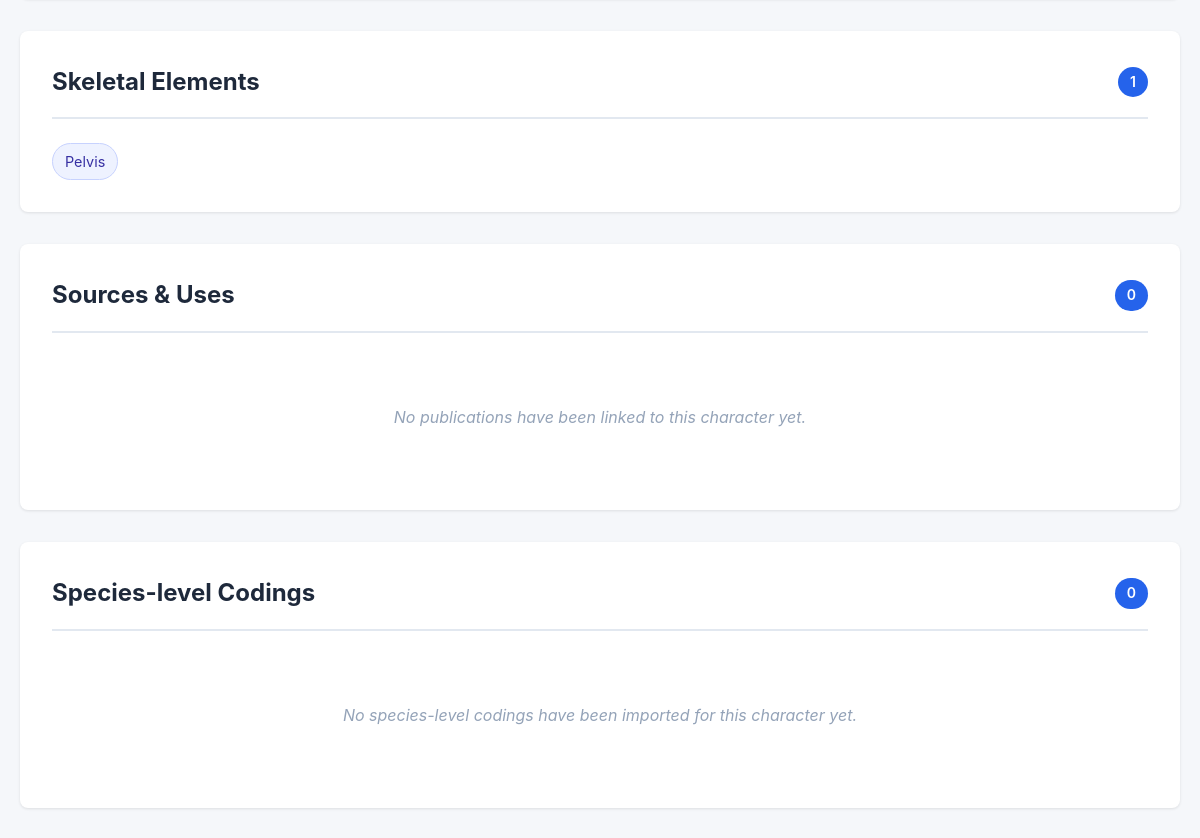
/characters/456/ (middle part), run on an earlier commit of the app's database.
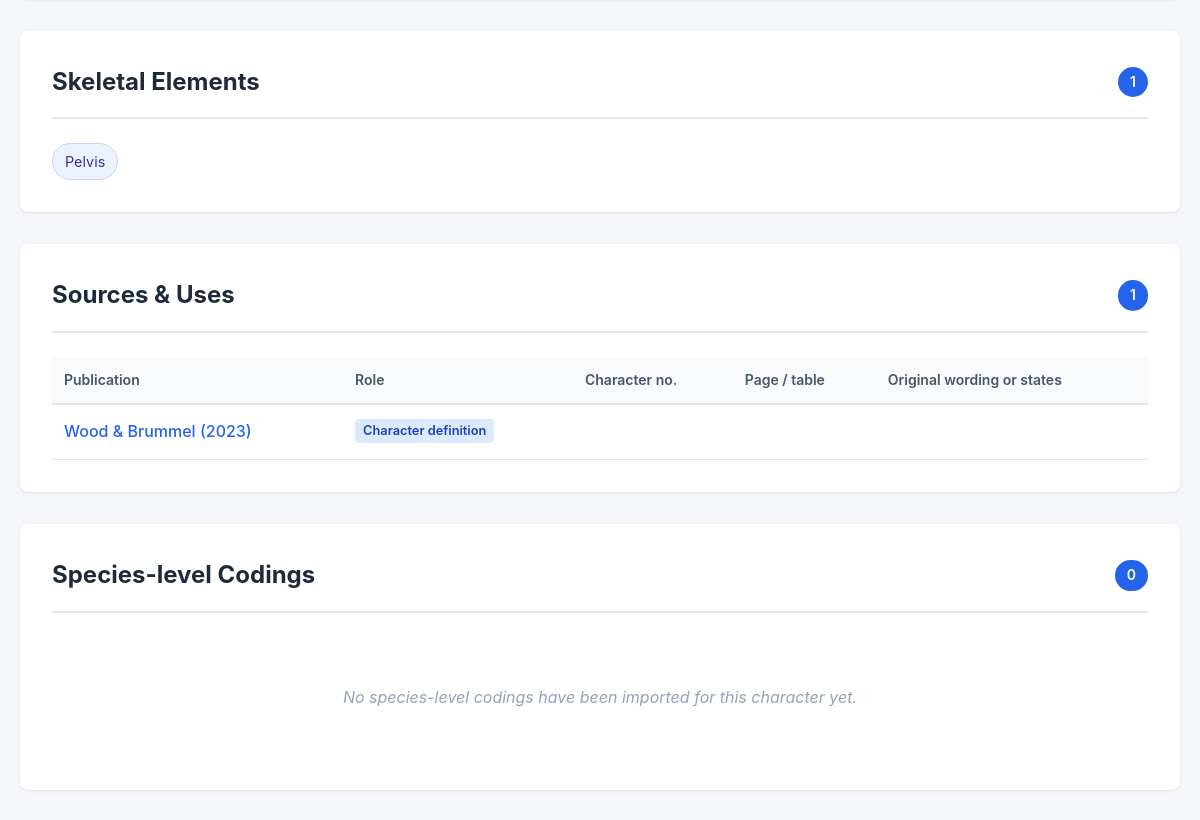
And on a later commit of the database.
### hcdb/models.py (models this page shows, shortened)
class SkeletalElement(models.Model):
    name = models.CharField(max_length=100, unique=True,
                            help_text="Element name (e.g., Temporal, Mandible, Femur)")
    anatomical_region = models.CharField(max_length=100, null=True, blank=True, choices=REGIONAL_CHOICES,
                                         help_text="Default region; leave blank if characters on this element span regions")
    uberon_ID = models.CharField(max_length=100, null=True, blank=True,
                                 help_text="UBERON ID for the element itself, not the character-level structure")
    description = models.TextField(null=True, blank=True)
    notes = models.TextField(null=True, blank=True)
    created_at = models.DateTimeField(auto_now_add=True)
    updated_at = models.DateTimeField(auto_now=True)
    class Meta:
        ordering = ['name']
        verbose_name = 'Skeletal Element'
        verbose_name_plural = 'Skeletal Elements'

class Publication(models.Model):
    citation_key = models.CharField(max_length=50, unique=True,
                                    help_text="Short unique key, e.g. Strait1997, Dembo2015")
    authors = models.CharField(max_length=500, help_text="Author list, e.g. 'Strait, D.S., Grine, F.E., Moniz, M.A.'")
    year = models.IntegerField(null=True, blank=True)
    title = models.TextField(null=True, blank=True)
    journal = models.CharField(max_length=200, null=True, blank=True, help_text="Journal or book/volume title")
    volume = models.CharField(max_length=20, null=True, blank=True)
    issue = models.CharField(max_length=20, null=True, blank=True)
    pages = models.CharField(max_length=30, null=True, blank=True)
    doi = models.CharField(max_length=100, null=True, blank=True, verbose_name='DOI')
    url = models.URLField(null=True, blank=True, verbose_name='URL')
    notes = models.TextField(null=True, blank=True)
    created_at = models.DateTimeField(auto_now_add=True)
    updated_at = models.DateTimeField(auto_now=True)
    class Meta:
        ordering = ['authors', 'year']
        verbose_name = 'Publication'
        verbose_name_plural = 'Publications'
    def __str__(self):
        return f"{self.authors} ({self.year})" if self.year else self.authors

class CharacterPublication(models.Model):
    character = models.ForeignKey(Character, on_delete=models.CASCADE, related_name='character_publications')
    publication = models.ForeignKey(Publication, on_delete=models.CASCADE, related_name='character_publications')
    role = models.CharField(max_length=10, choices=SOURCE_ROLE_CHOICES, default='USE',
                            help_text="What this publication contributes for this character")
    character_number = models.CharField(max_length=20, null=True, blank=True,
                                        help_text="Character number in the source's list or matrix")
    original_wording = models.TextField(null=True, blank=True,
                                        help_text="Character definition as worded in the source")
    original_states = models.TextField(null=True, blank=True,
                                       help_text="States/coding as given in the source, if they differ")
    page = models.CharField(max_length=30, null=True, blank=True, help_text="Page, table or figure in the source")
    notes = models.TextField(null=True, blank=True)
    created_at = models.DateTimeField(auto_now_add=True)
    updated_at = models.DateTimeField(auto_now=True)
    class Meta:
        unique_together = ['character', 'publication', 'role']
        ordering = ['character', 'publication__year']
        verbose_name = 'Character Publication'
        verbose_name_plural = 'Character Publications'

### hcdb/views.py (the view)
# urls.py: path('characters/<int:pk>/', views.CharacterDetailView.as_view(), name='character_detail'),
class CharacterDetailView(generic.DetailView):
    model = Character
    template_name = 'hcdb/character_detail.html'
    context_object_name = 'character'
    def get_context_data(self, **kwargs):
        context = super().get_context_data(**kwargs)
        character = self.get_object()
        context['states'] = character.states.all().order_by('state_order', 'state_code')
        context['fossils'] = Fossil.objects.filter(
            character_states__character=character
        ).distinct().select_related().prefetch_related('character_states')
        context['elements'] = character.skeletal_elements.all()
        links = (character.character_publications
                 .select_related('publication')
                 .order_by('publication__year', 'publication__authors', 'role'))
        context['source_rows'] = [
            {'publication': pub, 'links': list(group)}
            for pub, group in groupby(links, key=lambda link: link.publication)
        ]
        taxon_scores = (character.taxon_scores
                        .select_related('publication')
                        .prefetch_related('states')
                        .order_by('publication__year', 'publication__authors', 'taxon'))
        context['taxon_rows'] = [
            {'publication': pub, 'scores': list(group)}
            for pub, group in groupby(taxon_scores, key=lambda t: t.publication)
        ]
        context['taxon_score_count'] = len(taxon_scores)
        context['fossil_scores'] = (FossilCharacterState.objects
                                    .filter(character_state__character=character)
                                    .select_related('fossil', 'character_state', 'publication')
                                    .order_by('fossil__fossil_id'))
        return context

### hcdb/templates/hcdb/character_detail.html (shortened to what this page needs)
<!DOCTYPE html>
<html lang="en">
<head>
</head>
<body>
    <div class="container">
        {% include 'hcdb/_character_links.html' %}
    </div>
</body>
</html>

### hcdb/templates/hcdb/_character_links.html (shortened to what this page needs)
<div class="section">
    <div class="section-header">
        <h2 class="section-title">Skeletal Elements</h2>
        <span class="section-count">{{ elements|length }}</span>
    </div>
    {% if elements %}
        <div class="link-chips">
            {% for element in elements %}
                <a class="link-chip" href="{% url 'hcdb:element_detail' element.pk %}">
                    {{ element.name }}{% if element.uberon_ID %} <span class="chip-meta">{{ element.uberon_ID }}</span>{% endif %}
                </a>
            {% endfor %}
        </div>
    {% else %}
        <div class="no-data">No skeletal element has been linked to this character yet.</div>
    {% endif %}
</div>
<div class="section">
    <div class="section-header">
        <h2 class="section-title">Sources &amp; Uses</h2>
        <span class="section-count">{{ source_rows|length }}</span>
    </div>
    {% if source_rows %}
        <table class="fossils-table">
            <thead>
                <tr>
                    <th>Publication</th>
                    <th>Role</th>
                    <th>Character no.</th>
                    <th>Page / table</th>
                    <th>Original wording or states</th>
                </tr>
            </thead>
            <tbody>
                {% for row in source_rows %}
                    <tr>
                        <td>
                            <a href="{% url 'hcdb:publication_detail' row.publication.pk %}" class="fossil-link">{{ row.publication }}</a>
                        </td>
                        <td>{% for link in row.links %}<span class="role-tag role-{{ link.role|lower }}">{{ link.get_role_display }}</span>{% endfor %}</td>
                        <td>{% for link in row.links %}{% if link.character_number %}{{ link.character_number }}{% if not forloop.last %}, {% endif %}{% endif %}{% empty %}—{% endfor %}</td>
                        <td>{% for link in row.links %}{% if link.page %}{{ link.page }}{% if not forloop.last %}, {% endif %}{% endif %}{% endfor %}</td>
                        <td>
                        </td>
                    </tr>
                {% endfor %}
            </tbody>
        </table>
    {% else %}
        <div class="no-data">No publications have been linked to this character yet.</div>
    {% endif %}
</div>
<div class="section">
    <div class="section-header">
        <h2 class="section-title">Species-level Codings</h2>
        <span class="section-count">{{ taxon_score_count }}</span>
    </div>
    {% if taxon_rows %}
        <p class="muted" style="margin-bottom: 12px;">How each source coded this character for each taxon. Codes are shown exactly as written in the source; state names appear where the code matches this database's states.</p>
        {% for row in taxon_rows %}
            <h3 style="margin: 16px 0 8px;"><a href="{% url 'hcdb:publication_detail' row.publication.pk %}" class="fossil-link">{{ row.publication }}</a></h3>
            <table class="fossils-table">
                <thead><tr><th>Taxon</th><th>Code</th><th>State</th><th>Status</th></tr></thead>
                <tbody>
                    {% for t in row.scores %}
                        <tr>
                            <td>{{ t.taxon }}</td>
                            <td>{{ t.raw_code|default:"—" }}</td>
                            <td>{% for st in t.states.all %}{{ st.state_name }}{% if not forloop.last %} / {% endif %}{% empty %}<span class="muted">—</span>{% endfor %}</td>
                            <td><span class="chip-meta">{{ t.get_status_display }}</span>{% if t.notes %}<div class="chip-meta">{{ t.notes }}</div>{% endif %}</td>
                        </tr>
                    {% endfor %}
                </tbody>
            </table>
        {% endfor %}
    {% else %}
        <div class="no-data">No species-level codings have been imported for this character yet.</div>
    {% endif %}
</div>

What changed in the data, as far as the page shows it:
added Publication: publication "Wood & Brummel (2023)"
added CharacterPublication: role "Character definition"
Also different on the page:
{{ source_rows|length }}: "0" → "1"
text no longer shown: "No publications have been linked to this character yet."
text now shown: "Publication Role Character no. Page / table Original wording or states"
